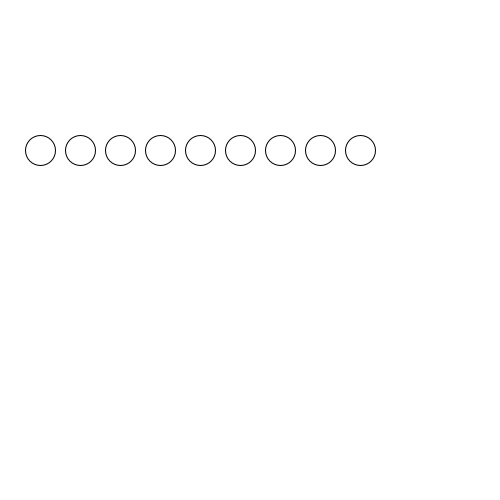
Frame 1 (no input)
Frame 60 (the mouse pressed at the canvas centre just before this capture): identical to frame 1, image omitted
Frame 120 (the mouse held since frame 60 and released just before this capture): identical to frame 1, image omitted

The Processing sketch that drew this single still picture (run headless with seeded random() and noise(); from frame 60 on, the mouse is pressed at the canvas centre):

// Processing sketch: Dot_loop
// ── Dot_loop.pde
void setup(){
size(500,500);    
}

void draw(){
  background(255);
for (int i = 1; i < 10; i = i+1){
  ellipse(i*40,150,30,30); 
}
 
}
